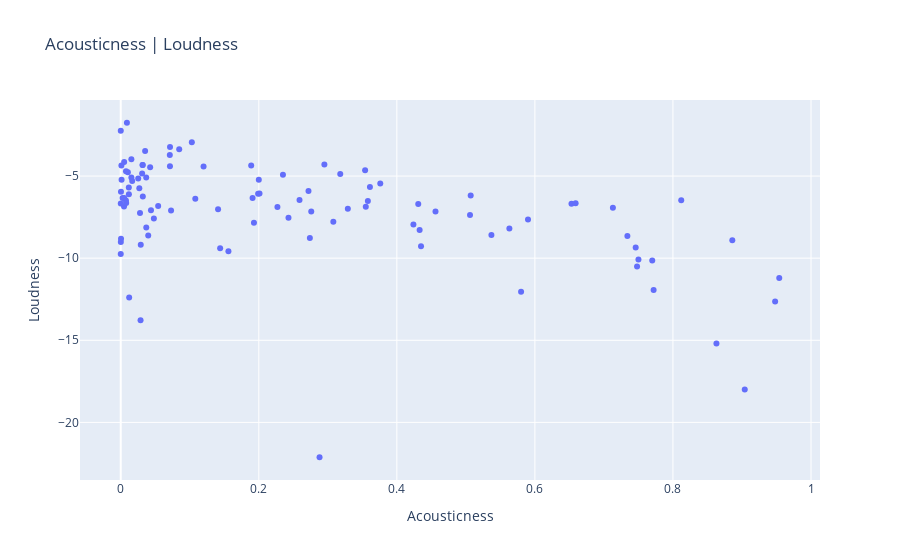

The cell this chart's notebook holds for it:
### Code cell
acoustic_loudness = px.scatter(
    song_df,
    x='acousticness',
    y='loudness',
    hover_data=['track_name', 'artist_name'],  
    title='Acousticness | Loudness',
    labels={
        'acousticness': 'Acousticness',
        'loudness': 'Loudness'
    }
)

acoustic_loudness

### Figure 1 — Plotly figure (JSON) as saved in the notebook; plotly's stock layout.template omitted (floating-point values rounded to 4 significant figures; data arrays with more than 128 entries replaced by an {"elided": "..."} marker saying what was removed)
{"data": [{"customdata": {"elided": "100x2 str values"}, "hovertemplate": "Acousticness=%{x}<br>Loudness=%{y}<br>track_name=%{customdata[0]}<br>artist_name=%{customdata[1]}<extra></extra>", "legendgroup": "", "marker": {"color": "#636efa", "symbol": "circle"}, "mode": "markers", "name": "", "orientation": "v", "showlegend": false, "type": "scatter", "x": [0.376, 0.272, 0.0353, 0.58, 0.00266, 0.00474, 0.00506, 0.000946, 0.193, 0.227, 0.431, 0.507, 0.0103, 0.424, 0.0711, 0.048, 0.0542, 0.0076, 0.653, 0.435, 0.308, 0.0117, 0.0118, 0.295, 0.0253, 0.000409, 0.812, 0.274, 0.00753, 0.59, 0.00121, 0.77, 0.0438, 0.00495, 0.0713, 0.199, 0.00786, 0.141, 0.0398, 0.659, 0.361, 0.506, 0.0122, 0.772, 0.0317, 0.537, 0.12, 0.0287, 0.75, 0.0426, 0.201, 0.276, 0.0369, 0.031, 0.189, 0.886, 0.288, 0.863, 0.456, 0.904, 5.05e-05, 0.0847, 0.358, 0.746, 0.243, 0.748, 0.734, 0.0714, 0.103, 0.000333, 0.2, 0.156, 0.713, 0.108, 0.000121, 0.0269, 0.235, 0.191, 0.0154, 0.144, 0.032, 0.0166, 0.0154, 0.037, 0.563, 0.354, 0.948, 8.24e-06, 0.329, 3.81e-05, 0.029, 0.00893, 0.0729, 0.355, 0.259, 0.433, 0.318, 0.954, 0.0317, 0.0279], "xaxis": "x", "y": [-5.45, -5.908, -3.476, -12.05, -6.335, -6.857, -6.34, -4.361, -7.841, -6.886, -6.694, -6.178, -4.762, -7.955, -3.715, -7.588, -6.826, -4.703, -6.683, -9.281, -7.777, -5.701, -6.104, -4.295, -5.154, -8.821, -6.474, -8.771, -6.488, -7.643, -5.23, -10.15, -7.075, -4.151, -4.41, -6.076, -6.638, -7.015, -8.617, -6.662, -5.67, -7.376, -12.39, -11.94, -4.333, -8.588, -4.425, -13.78, -10.09, -4.459, -6.055, -7.155, -5.09, -4.843, -4.356, -8.906, -22.12, -15.2, -7.156, -18.0, -6.667, -3.37, -6.514, -9.346, -7.534, -10.51, -8.643, -3.236, -2.935, -5.954, -5.22, -9.586, -6.927, -6.389, -9.017, -5.74, -4.922, -6.337, -5.094, -9.394, -6.249, -5.298, -3.979, -8.137, -8.191, -4.647, -12.64, -9.75, -6.985, -2.238, -9.177, -1.754, -7.1, -6.863, -6.454, -8.282, -4.877, -11.21, -4.333, -7.248], "yaxis": "y"}], "layout": {"legend": {"tracegroupgap": 0}, "title": {"text": "Acousticness | Loudness"}, "xaxis": {"anchor": "y", "domain": [0, 1], "title": {"text": "Acousticness"}}, "yaxis": {"anchor": "x", "domain": [0, 1], "title": {"text": "Loudness"}}}}
